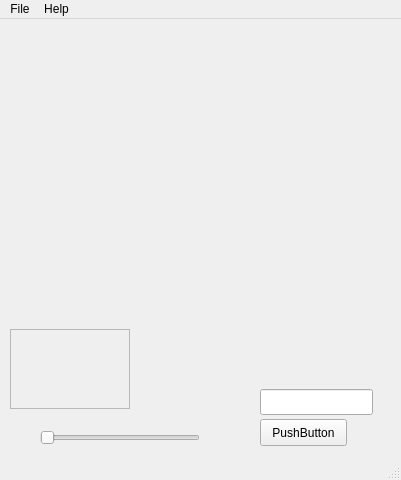
<?xml version="1.0" encoding="UTF-8"?>
<ui version="4.0">
 <class>MainWindow</class>
 <widget class="QMainWindow" name="MainWindow">
  <property name="geometry">
   <rect>
    <x>0</x>
    <y>0</y>
    <width>401</width>
    <height>480</height>
   </rect>
  </property>
  <property name="windowTitle">
   <string>MainWindow</string>
  </property>
  <widget class="QWidget" name="centralwidget">
   <widget class="QPushButton" name="pushButton">
    <property name="geometry">
     <rect>
      <x>260</x>
      <y>400</y>
      <width>87</width>
      <height>27</height>
     </rect>
    </property>
    <property name="text">
     <string>PushButton</string>
    </property>
   </widget>
   <widget class="QSlider" name="horizontalSlider">
    <property name="geometry">
     <rect>
      <x>40</x>
      <y>410</y>
      <width>160</width>
      <height>18</height>
     </rect>
    </property>
    <property name="orientation">
     <enum>Qt::Horizontal</enum>
    </property>
   </widget>
   <widget class="QLineEdit" name="lineEdit">
    <property name="geometry">
     <rect>
      <x>260</x>
      <y>370</y>
      <width>113</width>
      <height>26</height>
     </rect>
    </property>
    <property name="mouseTracking">
     <bool>false</bool>
    </property>
    <property name="autoFillBackground">
     <bool>false</bool>
    </property>
    <property name="text">
     <string/>
    </property>
    <property name="alignment">
     <set>Qt::AlignRight|Qt::AlignTrailing|Qt::AlignVCenter</set>
    </property>
    <property name="dragEnabled">
     <bool>false</bool>
    </property>
    <property name="readOnly">
     <bool>false</bool>
    </property>
   </widget>
   <widget class="QWidget" name="verticalLayoutWidget">
    <property name="geometry">
     <rect>
      <x>10</x>
      <y>10</y>
      <width>371</width>
      <height>291</height>
     </rect>
    </property>
    <layout class="QVBoxLayout" name="mplvl"/>
   </widget>
   <widget class="QFrame" name="frame">
    <property name="geometry">
     <rect>
      <x>10</x>
      <y>310</y>
      <width>120</width>
      <height>80</height>
     </rect>
    </property>
    <property name="frameShape">
     <enum>QFrame::StyledPanel</enum>
    </property>
    <property name="frameShadow">
     <enum>QFrame::Raised</enum>
    </property>
   </widget>
  </widget>
  <widget class="QMenuBar" name="menubar">
   <property name="geometry">
    <rect>
     <x>0</x>
     <y>0</y>
     <width>401</width>
     <height>20</height>
    </rect>
   </property>
   <widget class="QMenu" name="menuFile">
    <property name="title">
     <string>File</string>
    </property>
    <addaction name="actionNew"/>
    <addaction name="actionOpen"/>
    <addaction name="actionSave"/>
    <addaction name="separator"/>
    <addaction name="actionQuit"/>
   </widget>
   <widget class="QMenu" name="menuAbout">
    <property name="title">
     <string>Help</string>
    </property>
    <addaction name="actionAbout"/>
    <addaction name="actionEaster_Eggs"/>
    <addaction name="separator"/>
    <addaction name="actionHelp"/>
   </widget>
   <addaction name="menuFile"/>
   <addaction name="menuAbout"/>
  </widget>
  <widget class="QStatusBar" name="statusbar"/>
  <action name="actionQuit">
   <property name="text">
    <string>Quit</string>
   </property>
   <property name="statusTip">
    <string>Quit Application</string>
   </property>
   <property name="whatsThis">
    <string>This is the quit button</string>
   </property>
   <property name="shortcut">
    <string>Ctrl+Q</string>
   </property>
  </action>
  <action name="actionAbout">
   <property name="text">
    <string>About</string>
   </property>
  </action>
  <action name="actionEaster_Eggs">
   <property name="text">
    <string>Easter Eggs</string>
   </property>
  </action>
  <action name="actionHelp">
   <property name="text">
    <string>Help</string>
   </property>
  </action>
  <action name="actionNew">
   <property name="text">
    <string>New</string>
   </property>
   <property name="statusTip">
    <string>New...</string>
   </property>
   <property name="shortcut">
    <string>Ctrl+N</string>
   </property>
  </action>
  <action name="actionOpen">
   <property name="text">
    <string>Open</string>
   </property>
   <property name="statusTip">
    <string>Open...</string>
   </property>
   <property name="shortcut">
    <string>Ctrl+O</string>
   </property>
  </action>
  <action name="actionSave">
   <property name="text">
    <string>Save</string>
   </property>
   <property name="statusTip">
    <string>Save...</string>
   </property>
   <property name="whatsThis">
    <string>Save the current controller</string>
   </property>
   <property name="shortcut">
    <string>Ctrl+S</string>
   </property>
  </action>
 </widget>
 <resources/>
 <connections/>
</ui>
